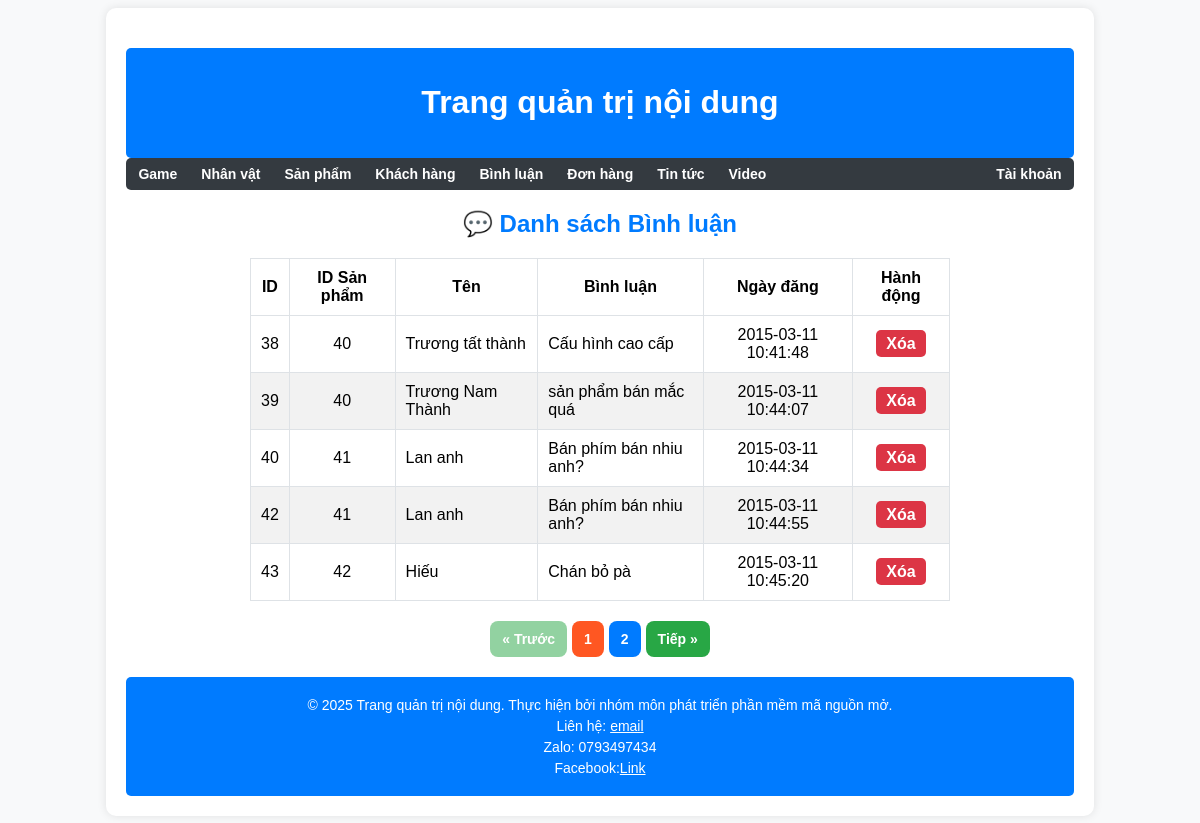
The app's page /admin/modules/binhluan/list_binhluan.php with its own data.
### tables this page shows
CREATE TABLE `comment` (
  `id` int(11) NOT NULL,
  `id_sanpham` int(11) NOT NULL,
  `name` varchar(255) NOT NULL,
  `comment` text NOT NULL,
  `date` timestamp NOT NULL DEFAULT current_timestamp() ON UPDATE current_timestamp()
);

### admin/modules/binhluan/list_binhluan.php (the view, shortened to what this page needs)
<?php
include('../config.php');
$limit = 5;
$page = isset($_GET['page']) ? (int)$_GET['page'] : 1;
$offset = ($page - 1) * $limit;
$total_sql = "SELECT COUNT(*) AS total FROM comment";
$total_result = mysqli_query($conn, $total_sql);
$total_row = mysqli_fetch_assoc($total_result);
$total_records = $total_row['total'];
$total_pages = ceil($total_records / $limit);
$sql = "SELECT * FROM comment ORDER BY id ASC LIMIT $limit OFFSET $offset";
$result = mysqli_query($conn, $sql);
?>
<!DOCTYPE html>
<html lang="vi">
<head>
    <link rel="stylesheet" type="text/css" href="../css.css">
</head>
<body>
<div class="wrapper">
    <?php include('../header.php'); ?>
    <div class="table-container">
        <h2 class="text-primary">💬 Danh sách Bình luận</h2>
        <table class="table table-bordered table-hover">
            <thead class="table-dark">
                <tr>
                    <th>ID</th>
                    <th>ID Sản phẩm</th>
                    <th>Tên</th>
                    <th>Bình luận</th>
                    <th>Ngày đăng</th>
                    <th>Hành động</th>
                </tr>
            </thead>
            <tbody>
            <?php
            if (mysqli_num_rows($result) > 0) {
                while ($row = mysqli_fetch_assoc($result)) {
            ?>
                <tr>
                    <td><?php echo $row['id']; ?></td>
                    <td><?php echo $row['id_sanpham']; ?></td>
                    <td><?php echo htmlspecialchars($row['name'], ENT_QUOTES, 'UTF-8'); ?></td>
                    <td><?php echo nl2br(htmlspecialchars($row['comment'], ENT_QUOTES, 'UTF-8')); ?></td>
                    <td><?php echo $row['date']; ?></td>
                    <td>
                        <a href="?delete_id=<?php echo $row['id']; ?>" class="btn-delete" onclick="return confirm('Bạn có chắc chắn muốn xóa bình luận này không?');">Xóa</a>
                    </td>
                </tr>
            <?php
                }
            } else {
                echo "<tr><td colspan='6' class='text-center text-danger'>Không có bình luận nào!</td></tr>";
            }
            ?>
            </tbody>
        </table>
    </div>
    <div class="pagination">
        <form method="GET">
            <button type="submit" name="page" value="<?php echo max(1, $page - 1); ?>"
                    class="btn prev <?php echo ($page == 1) ? 'disabled' : ''; ?>">
                « Trước
            </button>
        </form>
        <?php for ($i = 1; $i <= $total_pages; $i++) : ?>
            <form method="GET">
                <button type="submit" name="page" value="<?php echo $i; ?>"
                        class="btn <?php echo ($i == $page) ? 'active' : ''; ?>">
                    <?php echo $i; ?>
                </button>
            </form>
        <?php endfor; ?>
        <form method="GET">
            <button type="submit" name="page" value="<?php echo min($total_pages, $page + 1); ?>"
                    class="btn next <?php echo ($page == $total_pages) ? 'disabled' : ''; ?>">
                Tiếp »
            </button>
        </form>
    </div>
    <?php include('../footer.php'); ?>
</div>
</body>
</html>

### admin/modules/css.css (style rules this page uses)
body { background-color: #f8f9fa; font-family: Arial, sans-serif; }
.wrapper { width: 80%; margin: auto; background: white; padding: 20px; border-radius: 10px; box-shadow: 0 0 10px rgba(0, 0, 0, 0.1); }
.table-container { max-width: 700px; margin: auto; }
table { width: 100%; border-collapse: collapse; margin-top: 10px; }
table th, table td { padding: 10px; text-align: center; border: 1px solid #dee2e6; }
table tr:nth-child(even) { background-color: #f2f2f2; }
td, th { text-align: center; vertical-align: middle; }
.btn-delete { background-color: #dc3545; color: white; font-weight: bold; padding: 5px 10px; border-radius: 5px; transition: 0.3s; text-decoration: none; }
h2 { text-align: center; margin-bottom: 20px; color: #007bff; }
form { text-align: center; }
.pagination { margin-top: 20px; display: flex; justify-content: center; gap: 5px; }
.pagination .btn { padding: 10px 12px; font-size: 14px; color: #fff; background: #007bff; border: none; border-radius: 8px; cursor: pointer; transition: 0.3s ease-in-out; font-weight: bold; }
.pagination .active { background: #ff5722; pointer-events: none; }
.pagination .prev, .pagination .next { background: #28a745; }
.pagination .disabled { opacity: 0.5; cursor: not-allowed; }
.pagination form { display: inline-block; }

### admin/modules/binhluan/list_binhluan.php (style rules this page uses)
td:nth-child(3), td:nth-child(4) { text-align: left; }

### records on screen
comment: id "38", id_sanpham "40", name "Trương tất thành", comment "Cấu hình cao cấp", date "2015-03-11 10:41:48"
comment: id "39", id_sanpham "40", name "Trương Nam Thành", comment "sản phẩm bán mắc quá", date "2015-03-11 10:44:07"
comment: id "40", id_sanpham "41", name "Lan anh", comment "Bán phím bán nhiu anh?", date "2015-03-11 10:44:34"
comment: id "42", id_sanpham "41", name "Lan anh", comment "Bán phím bán nhiu anh?", date "2015-03-11 10:44:55"
comment: id "43", id_sanpham "42", name "Hiếu", comment "Chán bỏ pà", date "2015-03-11 10:45:20"
